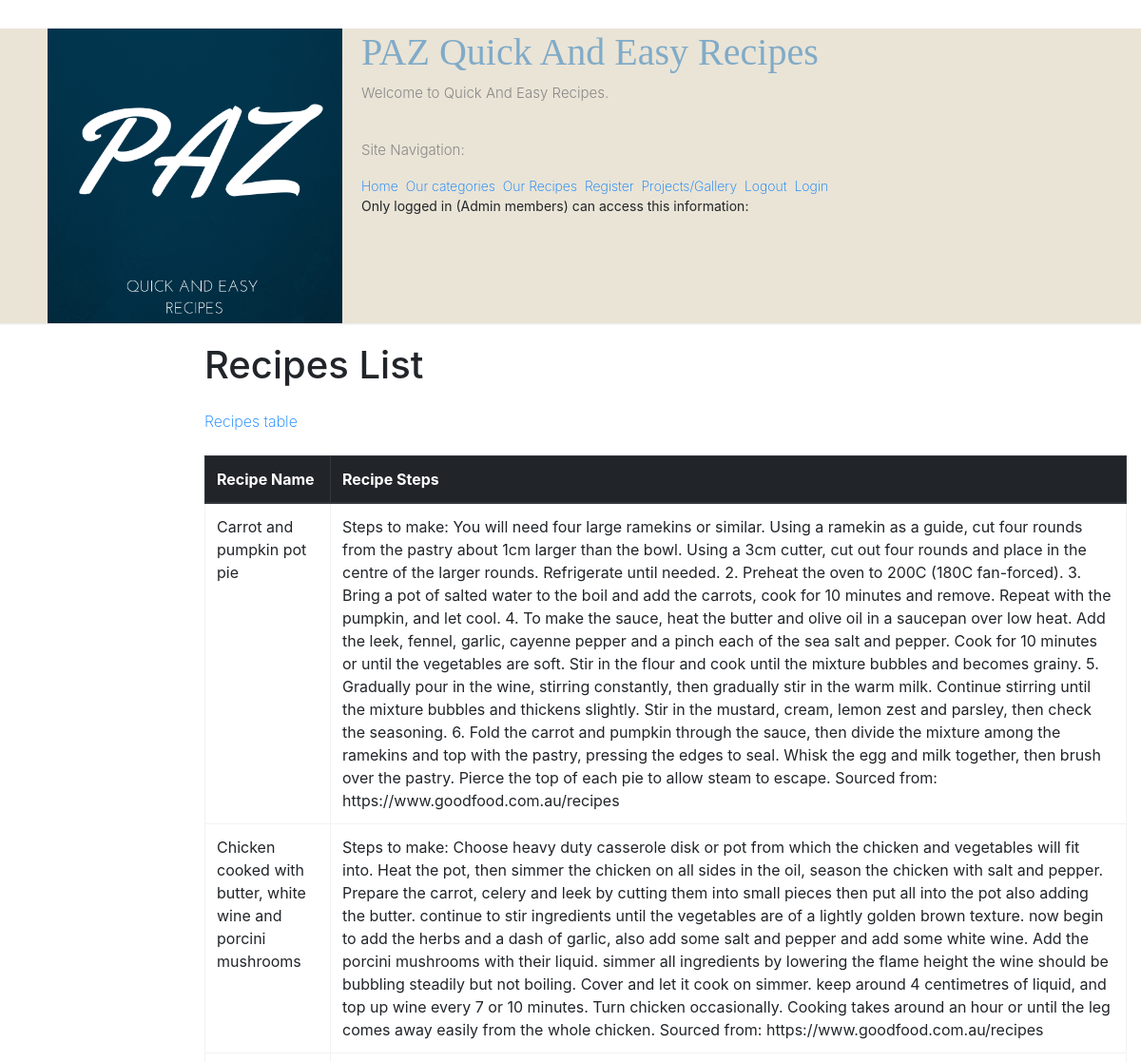
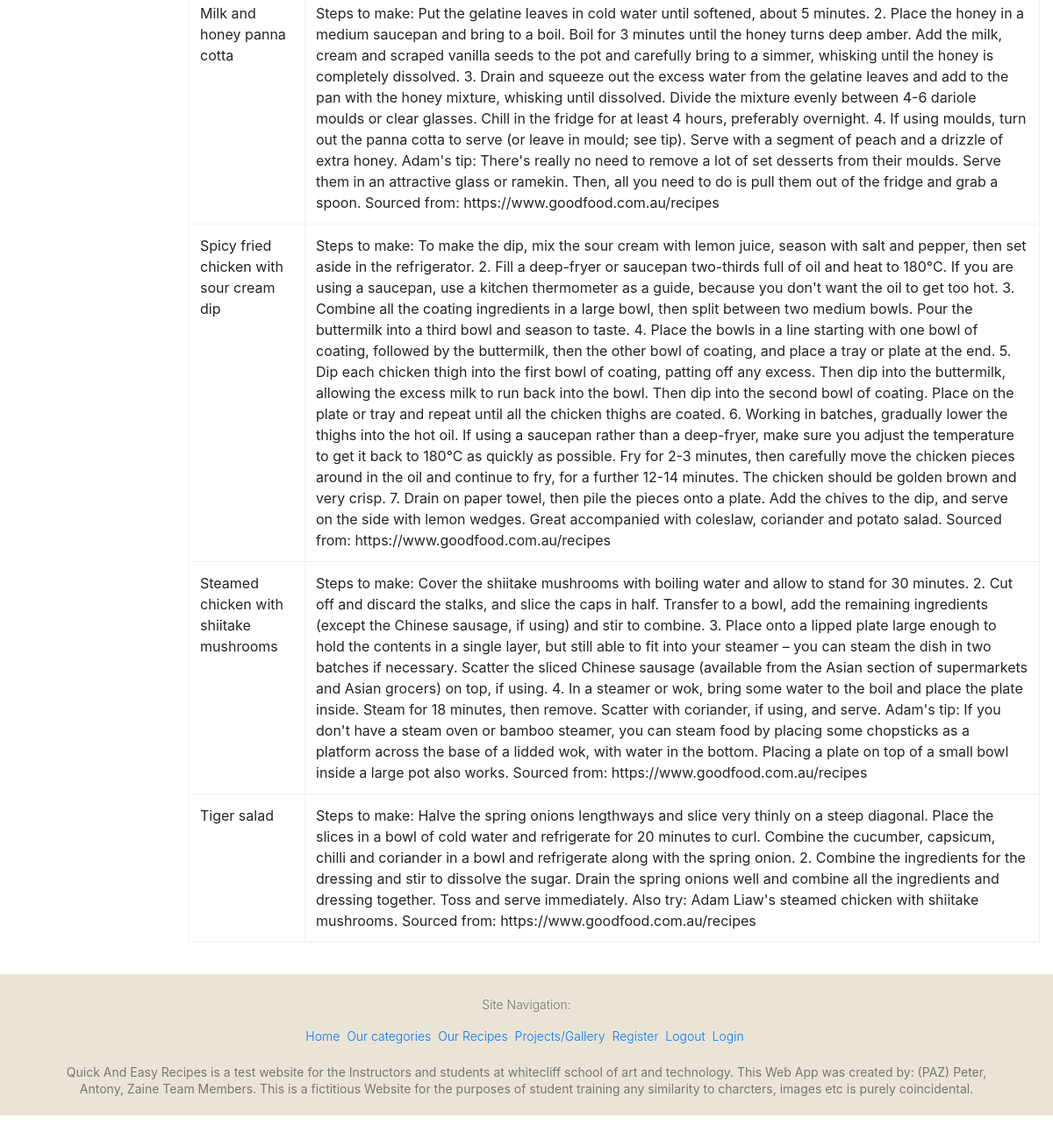
The app's page /available_recipes/ with its own data (2 pictures, top to bottom).
### home/models.py (models this page shows, shortened)
class Recipe(models.Model):
  recipe_name = models.CharField(max_length=100)
  recipe_steps = models.CharField(max_length=2500)
  class Meta:
      ordering = ['recipe_name', 'recipe_steps']

### home/views.py (the view)
# urls.py: path('available_recipes/', views.available_recipes),
def available_recipes(request):
    recipes= Recipe.objects.all()
    return render(request, 'available_recipes.html',{'recipes':recipes})

### home/templates/available_recipes.html (shortened to what this page needs)
{% extends 'base.html' %}
{% load static %}
  {% block content %}
  <h1>Recipes List</h1>
  <a href="#">Recipes table</a>
  <br/><br/>
  <div id ="table">
    <table class="table table-hover">
    <thead class="thead-dark">
    <tr>
        <th>Recipe Name</th>
        <th>Recipe Steps</th>
    </tr>
    </thead>
    {% for recipe in recipes %}
    <tr>
        <td>{{ recipe.recipe_name }}</td>
        <td>{{ recipe.recipe_steps }}</td>
    </tr>
    {% endfor %}
    </table>
  </div>
{% endblock %}

### home/static/style_downloaded.css (style rules this page uses)
html, body, div, span, applet, object, iframe, h1, h2, h3, h4, h5, h6, p, blockquote, pre, a, abbr, acronym, address, big, cite, code, del, dfn, em, font, ins, kbd, q, s, samp, small, strike, strong, sub, sup, tt, var, dl, dt, dd, ol, ul, li, fieldset, form, label, legend, table, caption, tbody, tfoot, thead, tr, th, td { border: 0; font: inherit; font-size: 100%; font-style: inherit; font-weight: inherit; margin: 0; outline: 0; padding: 0; vertical-align: baseline; }
html { overflow-y: scroll; -webkit-text-size-adjust: 100%; -ms-text-size-adjust: 100%; }
h1, h2, h3, h4, h5, h6 { color: #666666; line-height: 1.4; padding-bottom: 15px; font-weight: normal; }
h1 { font-size: 30px; }
body, button, input, select, textarea { color: #888888; font-size: 15px; line-height: 1.5; font-family: 'Roboto', sans-serif; font-weight: 300; }
table { border-collapse: collapse; border-spacing: 0; margin: 0 0 1.5em; width: 100%; }
th { font-weight: bold; }
th, td { border: 1px solid #f2f2f2; padding: 6px 10px; }
caption, th, td { text-align: left; }
body { background: #f2f2f2; }
a { color: #80abc8; text-decoration: none; -webkit-transition: 0.25s ease-in-out; -moz-transition: 0.25s ease-in-out; transition: 0.25s ease-in-out; -ms-transition: 0.25s ease-in-out; -o-transition: 0.25s ease-in-out; font-family: font-family: Verdana, Arial, Helvetica, sans-serif; font-weight: 200; }
body { padding-top: 30px; padding-bottom: 30px; }

### records on screen
Recipe: recipe_name "Carrot and pumpkin pot pie", recipe_steps "Steps to make: You will need four large ramekins or similar. Using a ramekin as a guide, cut four rounds from the pastry about 1cm larger than the bowl. Using a 3cm cutter, cut out four rounds and place in the centre of the larger rounds. Refrigerate until needed. 2. Preheat the oven to 200C (180C fan-forced). 3. Bring a pot of salted water to the boil and add the carrots, cook for 10 minutes and remove. Repeat with the pumpkin, and let cool. 4. To make the sauce, heat the butter and olive oil in a saucepan over low heat. Add the leek, fennel, garlic, cayenne pepper and a pinch each of the sea salt and pepper. Cook for 10 minutes or until the vegetables are soft. Stir in the flour and cook…"
Recipe: recipe_name "Chicken cooked with butter, white wine and porcini mushrooms", recipe_steps "Steps to make: Choose heavy duty casserole disk or pot from which the chicken and vegetables will fit into. Heat the pot, then simmer the chicken on all sides in the oil, season the chicken with salt and pepper. Prepare the carrot, celery and leek by cutting them into small pieces then put all into the pot also adding the butter. continue to stir ingredients until the vegetables are of a lightly golden brown texture. now begin to add the herbs and a dash of garlic, also add some salt and pepper and add some white wine. Add the porcini mushrooms with their liquid. simmer all ingredients by lowering the flame height the wine should be bubbling steadily but not boiling. Cover and let it cook…"
Recipe: recipe_name "Milk and honey panna cotta", recipe_steps "Steps to make: Put the gelatine leaves in cold water until softened, about 5 minutes. 2. Place the honey in a medium saucepan and bring to a boil. Boil for 3 minutes until the honey turns deep amber. Add the milk, cream and scraped vanilla seeds to the pot and carefully bring to a simmer, whisking until the honey is completely dissolved. 3. Drain and squeeze out the excess water from the gelatine leaves and add to the pan with the honey mixture, whisking until dissolved. Divide the mixture evenly between 4-6 dariole moulds or clear glasses. Chill in the fridge for at least 4 hours, preferably overnight. 4. If using moulds, turn out the panna cotta to serve (or leave in mould; see tip).…"
Recipe: recipe_name "Spicy fried chicken with sour cream dip", recipe_steps "Steps to make: To make the dip, mix the sour cream with lemon juice, season with salt and pepper, then set aside in the refrigerator. 2. Fill a deep-fryer or saucepan two-thirds full of oil and heat to 180°C. If you are using a saucepan, use a kitchen thermometer as a guide, because you don't want the oil to get too hot. 3. Combine all the coating ingredients in a large bowl, then split between two medium bowls. Pour the buttermilk into a third bowl and season to taste. 4. Place the bowls in a line starting with one bowl of coating, followed by the buttermilk, then the other bowl of coating, and place a tray or plate at the end. 5. Dip each chicken thigh into the first bowl of coating,…"
Recipe: recipe_name "Steamed chicken with shiitake mushrooms", recipe_steps "Steps to make: Cover the shiitake mushrooms with boiling water and allow to stand for 30 minutes. 2. Cut off and discard the stalks, and slice the caps in half. Transfer to a bowl, add the remaining ingredients (except the Chinese sausage, if using) and stir to combine. 3. Place onto a lipped plate large enough to hold the contents in a single layer, but still able to fit into your steamer – you can steam the dish in two batches if necessary. Scatter the sliced Chinese sausage (available from the Asian section of supermarkets and Asian grocers) on top, if using. 4. In a steamer or wok, bring some water to the boil and place the plate inside. Steam for 18 minutes, then remove. Scatter with…"
Recipe: recipe_name "Tiger salad", recipe_steps "Steps to make: Halve the spring onions lengthways and slice very thinly on a steep diagonal. Place the slices in a bowl of cold water and refrigerate for 20 minutes to curl. Combine the cucumber, capsicum, chilli and coriander in a bowl and refrigerate along with the spring onion. 2. Combine the ingredients for the dressing and stir to dissolve the sugar. Drain the spring onions well and combine all the ingredients and dressing together. Toss and serve immediately. Also try: Adam Liaw's steamed chicken with shiitake mushrooms. Sourced from: https://www.goodfood.com.au/recipes"
